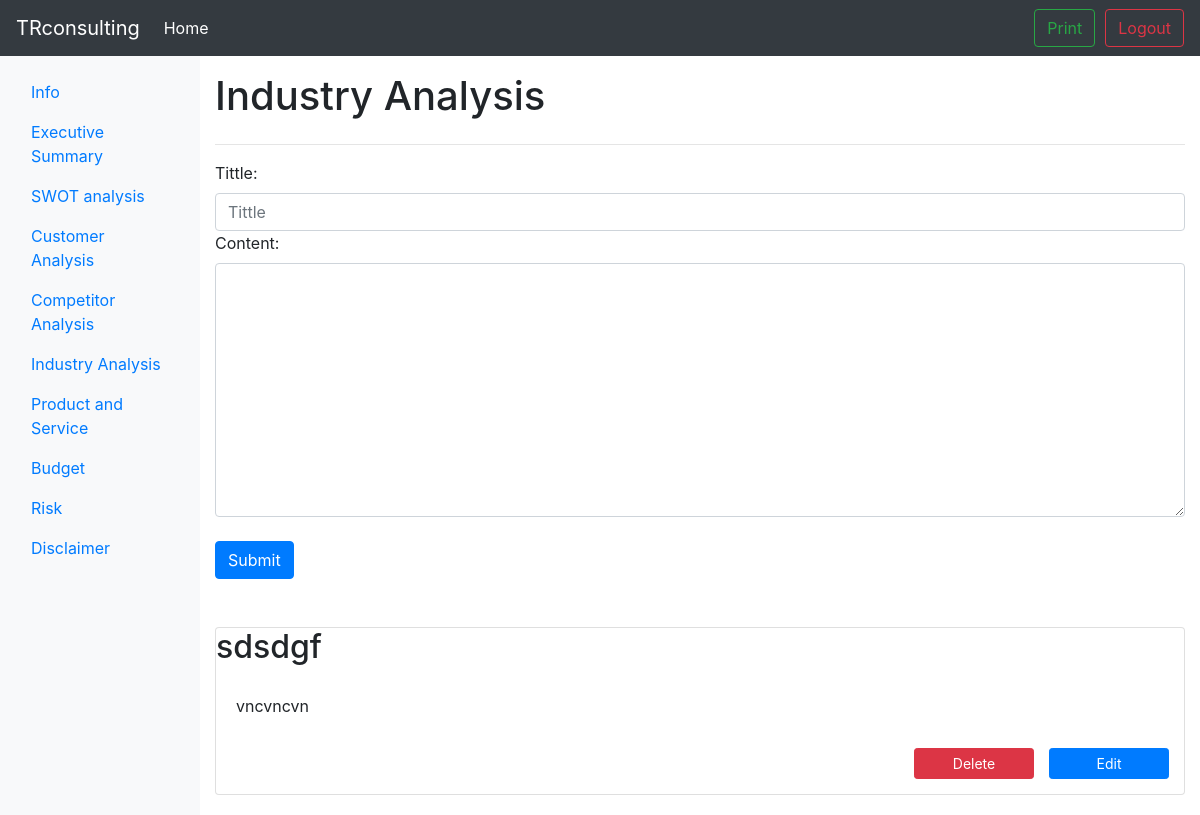
/1/industry_analysis (signed in), run on an earlier commit of the app's database.
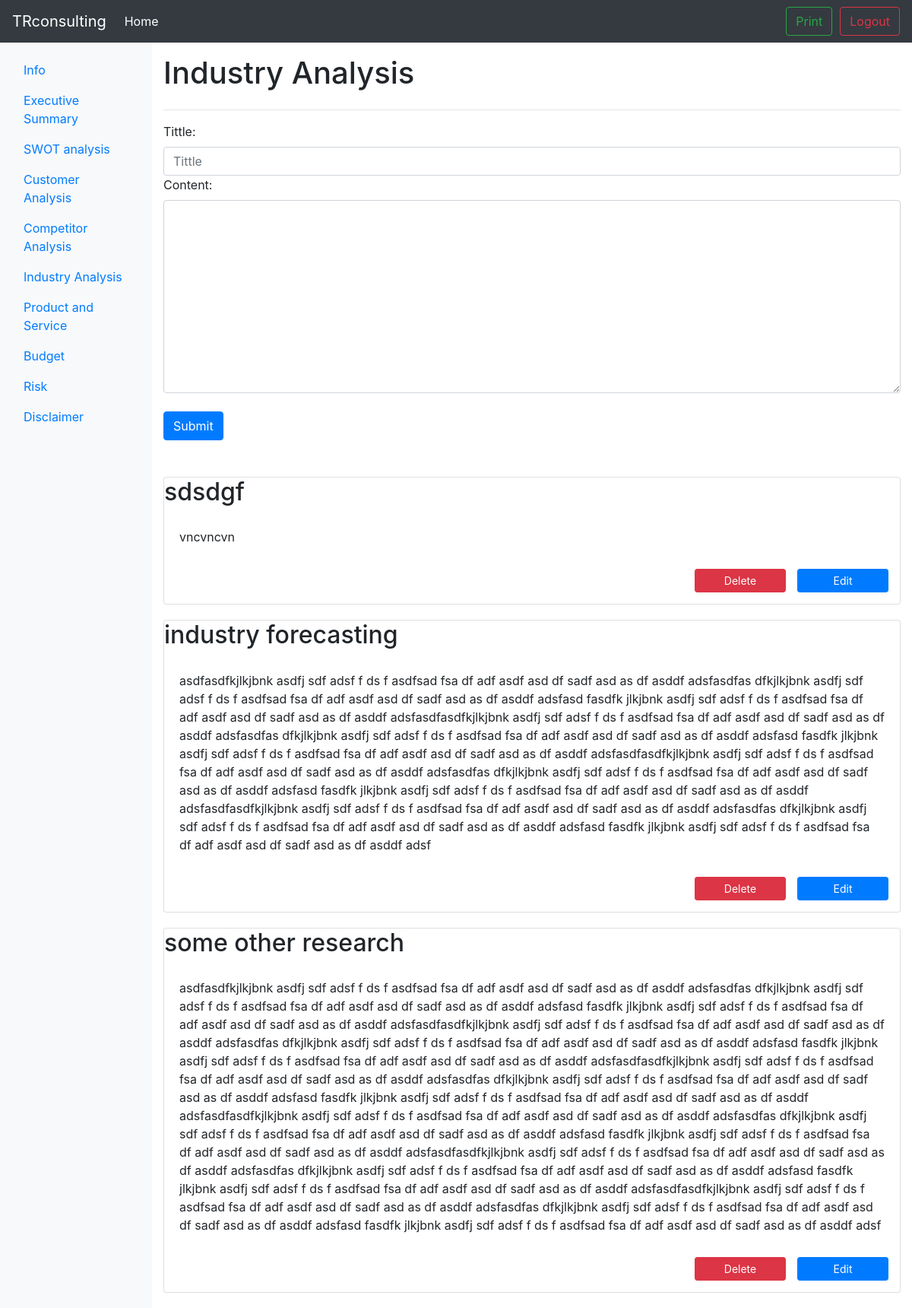
And on a later commit of the database.
### tables this page shows
CREATE TABLE INDUSTRY_ANALYSIS(pid INTEGER, did INTEGER PRIMARY KEY, tt TEXT NOT NULL, pg TEXT NOT NULL, FOREIGN KEY (pid) REFERENCES user(id));

### bpb.py (the view)
@app.route('/<int:pid>/industry_analysis',methods=['GET','POST'])
def industry_analysis(pid):
	if 'logged_in' in session:
		if (session['logged_in'] == True):
			if request.method == 'GET':
				data = db_func.select_record('industry_analysis',pid)
				return render_template('industry_analysis.html', data=data)
			if request.method == 'POST':
				tt = request.form['tt']
				pg = request.form['pg']
				db_func.insert_record('industry_analysis',pid,tt,pg)
				flash('successfully insert !')
				return redirect('/%d/industry_analysis' % pid)
		else:
			return redirect(url_for('login'))
	else:
		return redirect(url_for('login'))

### db_func.py (called while the page is built)
def select_record(table,pid):
	conn = sqlite3.connect('test.db')
	c = conn.cursor()
	c.execute('''SELECT * FROM '%s' WHERE pid='%d' ''' % (table,pid))
	content = c.fetchall()
	conn.commit()
	conn.close()
	return content

### templates/industry_analysis.html (shortened to what this page needs)
{% extends "layout.html" %}
{% block main %}
			<main class="col-sm-9 ml-sm-auto col-md-10 pt-3" role="main">
				<h1>Industry Analysis</h1>
				<section class="row placeholders">
					<div class="container">
						<hr>
						<form class="form" method="post">
							<label for="pg">Tittle:</label>
							<input id="tt" name="tt" class="form-control" placeholder="Tittle" required>
							<label for="pg">Content:</label>
							<textarea rows="10" id="pg" name="pg" class="form-control" placeholder="content" required>
							</textarea>
							<br>
							<input class="btn btn-primary" method = "post" type="submit"></input>
						</form>
					</div>
				</section>
				<br>
				<br>
				<section>
					<div class="streamOfParts">
						{% if data %}
						{% for i in data %}
						<div class="card" style="margin-bottom: 20px;">
							<h2 class="card-heading">{{ i[2] }}</h2>
							<div style="white-space: pre-line" class="card-body">{{ i[3] }}</div>
							<div align="right" style="margin-bottom: 15px;">
								<input type="button" class="btn btn-primary btn-sm" data-toggle="modal" data-target="#editModal" onclick="load(this)" style="margin-right: 15px;margin-top:10px;float:right;width: 120px;" value="Edit"></input>
								<input type="button" class="btn btn-sm btn-danger" data-toggle="modal" onclick="deleteFunction(this)" style="margin-right: 15px;margin-top:10px;float:right;width: 120px;" value="Delete" data-target="#delConfirm"> </input>
							</div>
						</div>
						{% endfor %}
						{% endif %}
					</div>
				</section>
			</main>
{% endblock %}

What changed in the data, as far as the page shows it:
added INDUSTRY_ANALYSIS: tt "industry forecasting", pg "asdfasdfkjlkjbnk asdfj sdf adsf f ds f asdfsad fsa df adf asdf asd df sadf asd as df asddf adsfasdfas dfkjlkjbnk asdfj sdf adsf f ds f asdfsad fsa df adf asdf asd df sadf asd as df asddf adsfasd fasdfk jlkjbnk asdfj sdf adsf f ds f asdfsad fsa df adf asdf asd df sadf asd as df asddf adsfasdfasdfkjlkjbnk asdfj sdf adsf f ds f asdfsad fsa df adf asdf asd df sadf asd as df asddf adsfasdfas dfkjlkjbnk asdfj sdf adsf f ds f asdfsad fsa df adf asdf asd df sadf asd as df asddf adsfasd fasdfk jlkjbnk asdfj sdf adsf f ds f asdfsad fsa df adf asdf asd df sadf asd as df asddf adsfasdfasdfkjlkjbnk asdfj sdf adsf f ds f asdfsad fsa df adf asdf asd df sadf asd as df asddf adsfasdfas dfkjlkjbnk asdfj sdf…"
added INDUSTRY_ANALYSIS: tt "some other research", pg "asdfasdfkjlkjbnk asdfj sdf adsf f ds f asdfsad fsa df adf asdf asd df sadf asd as df asddf adsfasdfas dfkjlkjbnk asdfj sdf adsf f ds f asdfsad fsa df adf asdf asd df sadf asd as df asddf adsfasd fasdfk jlkjbnk asdfj sdf adsf f ds f asdfsad fsa df adf asdf asd df sadf asd as df asddf adsfasdfasdfkjlkjbnk asdfj sdf adsf f ds f asdfsad fsa df adf asdf asd df sadf asd as df asddf adsfasdfas dfkjlkjbnk asdfj sdf adsf f ds f asdfsad fsa df adf asdf asd df sadf asd as df asddf adsfasd fasdfk jlkjbnk asdfj sdf adsf f ds f asdfsad fsa df adf asdf asd df sadf asd as df asddf adsfasdfasdfkjlkjbnk asdfj sdf adsf f ds f asdfsad fsa df adf asdf asd df sadf asd as df asddf adsfasdfas dfkjlkjbnk asdfj sdf…"
